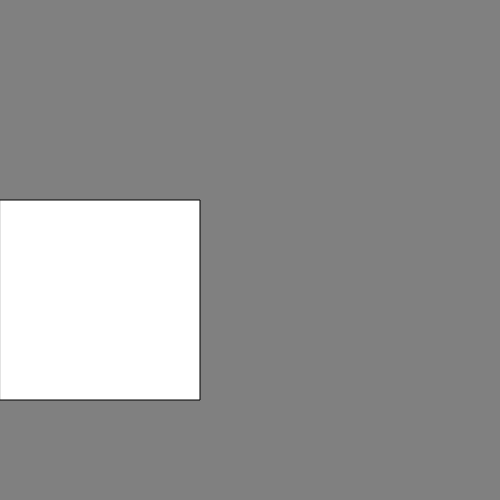
Frame 1 (no input)
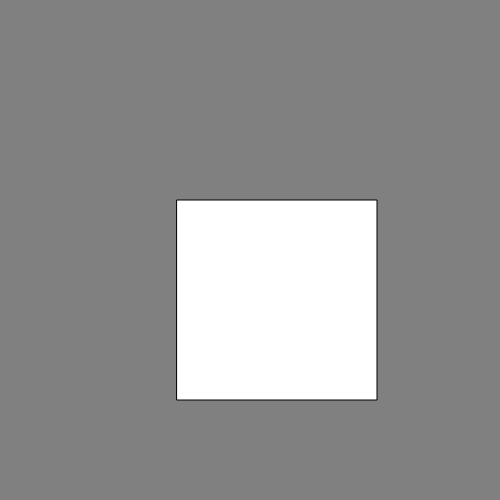
Frame 60 (no input)
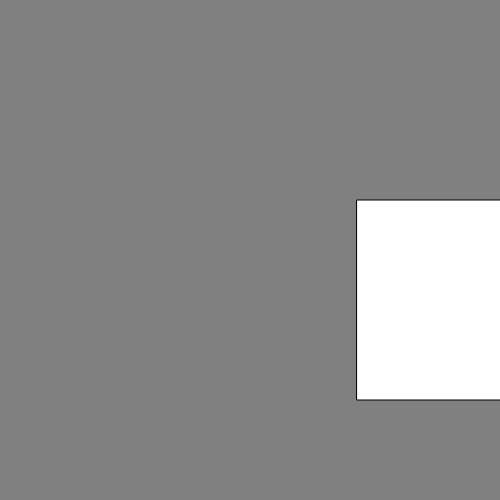
Frame 120 (the mouse pressed at the canvas centre since frame 60)

The p5.js sketch that drew these frames (run headless with seeded random() and noise() and a simulated clock; from frame 60 on, the mouse is pressed at the canvas centre):

// p5.js sketch
// ── sketch.js
let x= 0 ;

function setup() {
  createCanvas(500, 500);
}

function draw() {
  background("grey");
rect(x,200,200,200);


x = x +3;
if (x >= width) {
  x = 0 ;

}

}
